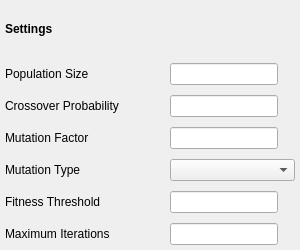
<?xml version="1.0" encoding="UTF-8"?>
<ui version="4.0">
 <class>Form</class>
 <widget class="QWidget" name="Form">
  <property name="geometry">
   <rect>
    <x>0</x>
    <y>0</y>
    <width>300</width>
    <height>250</height>
   </rect>
  </property>
  <property name="maximumSize">
   <size>
    <width>300</width>
    <height>300</height>
   </size>
  </property>
  <property name="windowTitle">
   <string>Form</string>
  </property>
  <layout class="QVBoxLayout" name="verticalLayout">
   <property name="spacing">
    <number>0</number>
   </property>
   <property name="leftMargin">
    <number>0</number>
   </property>
   <property name="topMargin">
    <number>0</number>
   </property>
   <property name="rightMargin">
    <number>0</number>
   </property>
   <property name="bottomMargin">
    <number>0</number>
   </property>
   <item>
    <layout class="QGridLayout" name="gridLayout">
     <property name="leftMargin">
      <number>5</number>
     </property>
     <property name="topMargin">
      <number>5</number>
     </property>
     <property name="rightMargin">
      <number>5</number>
     </property>
     <property name="bottomMargin">
      <number>5</number>
     </property>
     <property name="spacing">
      <number>10</number>
     </property>
     <item row="5" column="2">
      <widget class="QLabel" name="label_2">
       <property name="text">
        <string>Population Size</string>
       </property>
      </widget>
     </item>
     <item row="4" column="2">
      <widget class="QLabel" name="label">
       <property name="font">
        <font>
         <weight>75</weight>
         <bold>true</bold>
        </font>
       </property>
       <property name="text">
        <string>Settings</string>
       </property>
      </widget>
     </item>
     <item row="7" column="2">
      <widget class="QLabel" name="label_4">
       <property name="text">
        <string>Mutation Factor</string>
       </property>
      </widget>
     </item>
     <item row="9" column="2">
      <widget class="QLabel" name="label_6">
       <property name="text">
        <string>Fitness Threshold</string>
       </property>
      </widget>
     </item>
     <item row="6" column="2">
      <widget class="QLabel" name="label_3">
       <property name="text">
        <string>Crossover Probability</string>
       </property>
      </widget>
     </item>
     <item row="8" column="2">
      <widget class="QLabel" name="label_5">
       <property name="text">
        <string>Mutation Type</string>
       </property>
      </widget>
     </item>
     <item row="10" column="2">
      <widget class="QLabel" name="label_7">
       <property name="text">
        <string>Maximum Iterations</string>
       </property>
      </widget>
     </item>
     <item row="5" column="3">
      <widget class="QLineEdit" name="popsizeLE">
       <property name="sizePolicy">
        <sizepolicy hsizetype="Fixed" vsizetype="Fixed">
         <horstretch>0</horstretch>
         <verstretch>0</verstretch>
        </sizepolicy>
       </property>
       <property name="minimumSize">
        <size>
         <width>75</width>
         <height>0</height>
        </size>
       </property>
      </widget>
     </item>
     <item row="6" column="3">
      <widget class="QLineEdit" name="crossLE">
       <property name="sizePolicy">
        <sizepolicy hsizetype="Fixed" vsizetype="Fixed">
         <horstretch>0</horstretch>
         <verstretch>0</verstretch>
        </sizepolicy>
       </property>
       <property name="minimumSize">
        <size>
         <width>75</width>
         <height>0</height>
        </size>
       </property>
      </widget>
     </item>
     <item row="7" column="3">
      <widget class="QLineEdit" name="mutLE">
       <property name="sizePolicy">
        <sizepolicy hsizetype="Fixed" vsizetype="Fixed">
         <horstretch>0</horstretch>
         <verstretch>0</verstretch>
        </sizepolicy>
       </property>
       <property name="minimumSize">
        <size>
         <width>75</width>
         <height>0</height>
        </size>
       </property>
      </widget>
     </item>
     <item row="8" column="3">
      <widget class="QComboBox" name="mutTypeCB">
       <property name="sizePolicy">
        <sizepolicy hsizetype="Fixed" vsizetype="Fixed">
         <horstretch>0</horstretch>
         <verstretch>0</verstretch>
        </sizepolicy>
       </property>
       <property name="minimumSize">
        <size>
         <width>125</width>
         <height>0</height>
        </size>
       </property>
      </widget>
     </item>
     <item row="9" column="3">
      <widget class="QLineEdit" name="thresholdLE">
       <property name="sizePolicy">
        <sizepolicy hsizetype="Fixed" vsizetype="Fixed">
         <horstretch>0</horstretch>
         <verstretch>0</verstretch>
        </sizepolicy>
       </property>
       <property name="minimumSize">
        <size>
         <width>75</width>
         <height>0</height>
        </size>
       </property>
      </widget>
     </item>
     <item row="10" column="3">
      <widget class="QLineEdit" name="maxIterLE">
       <property name="sizePolicy">
        <sizepolicy hsizetype="Fixed" vsizetype="Fixed">
         <horstretch>0</horstretch>
         <verstretch>0</verstretch>
        </sizepolicy>
       </property>
       <property name="minimumSize">
        <size>
         <width>75</width>
         <height>0</height>
        </size>
       </property>
      </widget>
     </item>
    </layout>
   </item>
  </layout>
 </widget>
 <resources/>
 <connections/>
</ui>
